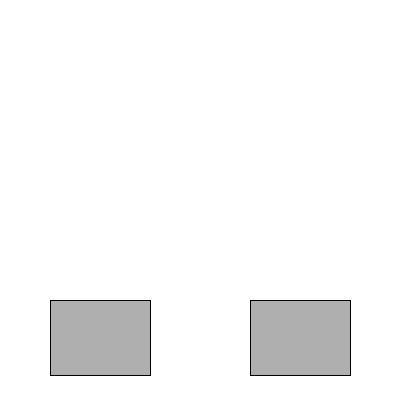
Frame 1 (no input)
Frame 60 (the mouse pressed at the canvas centre just before this capture): identical to frame 1, image omitted
Frame 120 (the mouse held since frame 60 and released just before this capture): identical to frame 1, image omitted

The Processing sketch that drew this single still picture (run headless with seeded random() and noise(); from frame 60 on, the mouse is pressed at the canvas centre):

// Processing sketch: processing_20074
// ── processing_20074.pde

//global variables

boolean button = false;
boolean button2 = false;

int x = 250;
int y = 300;
int w = 100;
int h = 75;

int a = 50;
int b = 300;
int c = 100;
int d = 75;

void setup () {
size (400,400);
background (255);

}

void draw() {

if (button) {
rect (100,100,200,150);
fill (255);
ellipse (150,150,50,50);
ellipse (250,150,50,50);
ellipse (200,200,100,20);
stroke (0);
}

if (button2) {
ellipse (200,150,200,200);
fill (255);
ellipse (150,150,50,50);
ellipse (250,150,50,50);
ellipse (200,200,100,20);
stroke (0);
}

fill (175);
rect (x, y, w, h);

fill (175);
rect (a, b, c, d);
}

void mousePressed () {

if ((mouseX > x) && (mouseX < x+w) && (mouseY < y+h )) {

button =!button;
button2 =false;
background (255);

}
if ((mouseX > a) && (mouseX < a+c) && (mouseY < b+d )) {
 
button2 =!button2;
button =false; 
background (255);

}

}
